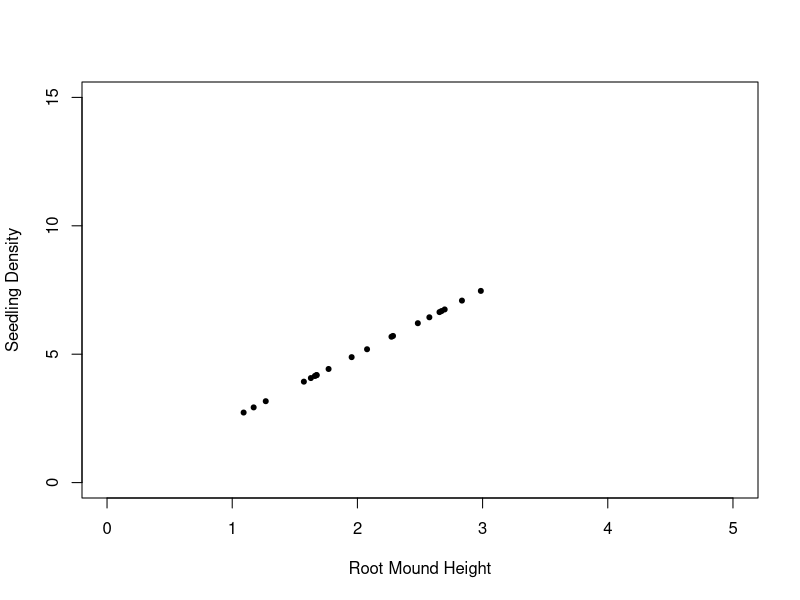
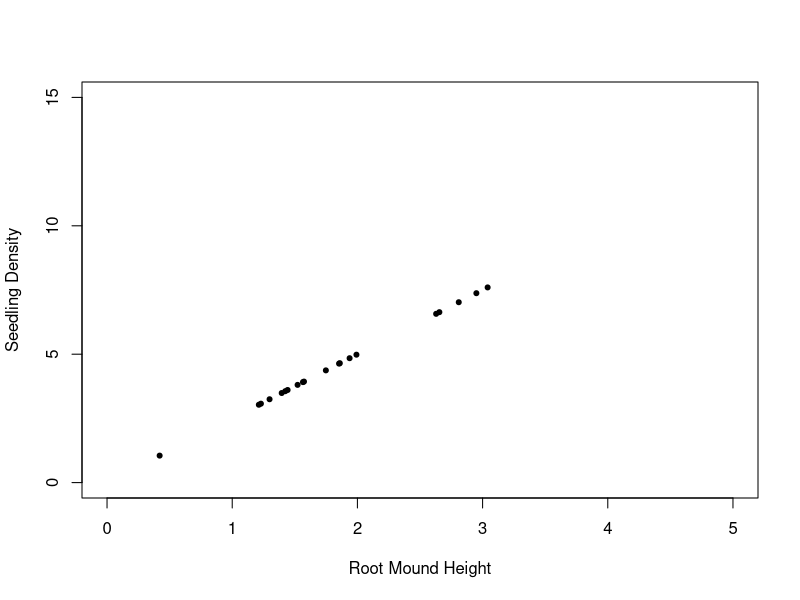
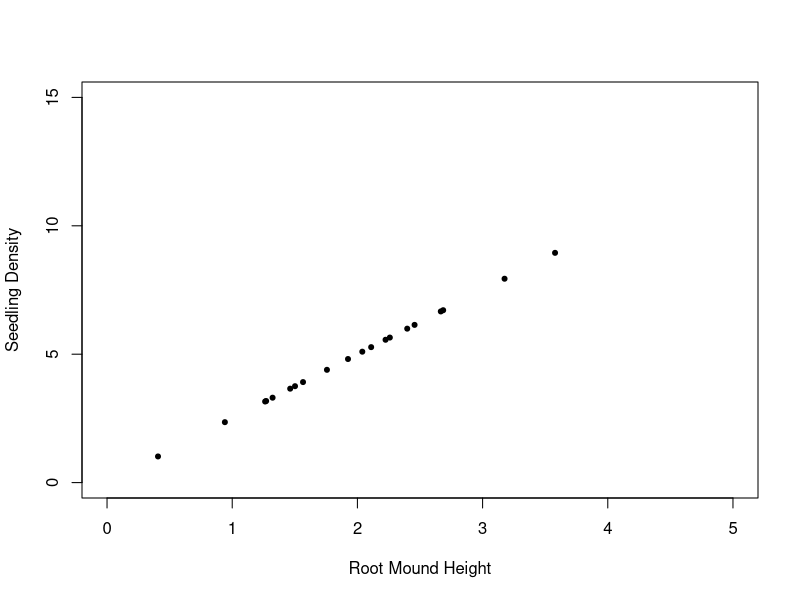
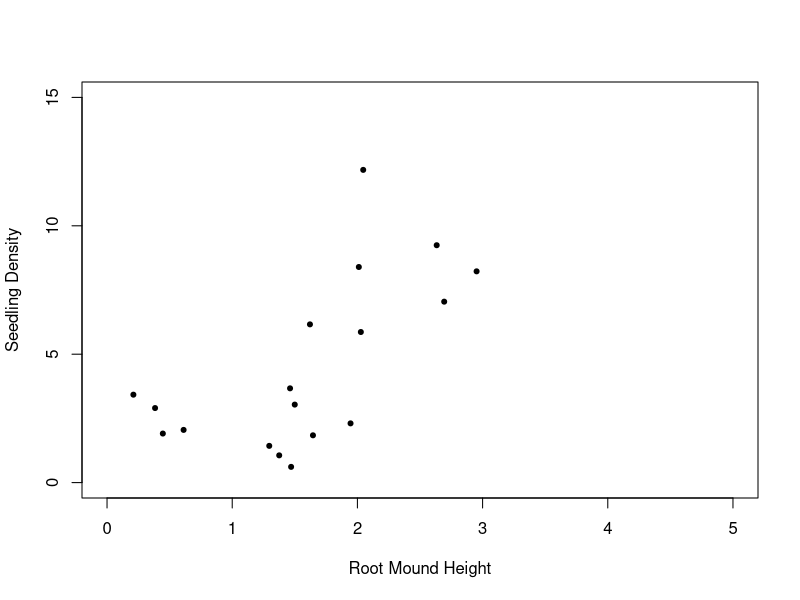

Reproduce these figures in R, in order.
## ---- chunk 1
library(ggplot2)
#Make equation to calculate density 
beta1 <- 2.5 # create slope
height <- rnorm(20, mean = 1.8, sd = 0.7) #create normally distributed x with parameters from above
beta0 <- 0 # intercept of 0

density <- beta1 * height + beta0 # calculate density based on the above variables

df <- data.frame(height, density) # make data frame of these vectors
df$index <- seq(1:length(height)) # add index column
## ---- chunk 2
lm1 <- lm(density ~ height, data = df) #make linear model
summary(lm1) #show summary of model

plot(df$height, df$density, pch = 20, col = "black", xlab = "Root Mound Height", ylab = "Seedling Density", ylim = c(0, 15), xlim = c(0, 5)) #make graph

## ---- chunk 3
# Run code a second time
#Root Mound Height
beta1 <- 2.5 # create slope
height <- rnorm(20, mean = 1.8, sd = 0.7) #create normally distributed x with parameters from above
beta0 <- 0 # intercept of 0

density <- beta1 * height + beta0 # make density based on these variables

df <- data.frame(height, density) # make data frame of these vectors
df$index <- seq(1:length(height)) # add index column

lm1 <- lm(density ~ height, data = df) #make linear model
summary(lm1) #make summary of model

plot(df$height, df$density, pch = 20, col = "black", xlab = "Root Mound Height", ylab = "Seedling Density", ylim = c(0, 15), xlim = c(0, 5)) #make graph



####################
# Run code a third time
#Root Mound Height
beta1 <- 2.5 # create slope
height <- rnorm(20, mean = 1.8, sd = 0.7) #create normally distributed x with parameters from above
beta0 <- 0 # intercept of 0

density <- beta1 * height + beta0 # make density based on these variables

df <- data.frame(height, density) # make data frame of these vectors
df$index <- seq(1:length(height)) # add index column

lm1 <- lm(density ~ height, data = df) #make linear model
summary(lm1) #make summary of model

plot(df$height, df$density, pch = 20, col = "black", xlab = "Root Mound Height", ylab = "Seedling Density", ylim = c(0, 15), xlim = c(0, 5)) #make graph

## ---- chunk 4
# Run code with an added noise variable so that the simulated data not are not just a perfect line

#Root Mound Height
beta1 <- 2.5 # create slope
noise <- rnorm(n = 20, mean = 0, sd = 3) # add noise parameter that offsets points from the perfect regression line
height <- rnorm(20, mean = 1.8, sd = 0.7) #create normally distributed x with parameters from above
beta0 <- 0 # intercept of 0

density <- beta1 * height + beta0 + noise # make density based on these variables

df <- data.frame(height, density)

lm1 <- lm(density ~ height, data = df) #make linear model
summary(lm1) #make summary of model

plot(df$height, df$density, pch = 20, col = "black", xlab = "Root Mound Height", ylab = "Seedling Density", ylim = c(0, 15), xlim = c(0, 5)) #make graph

